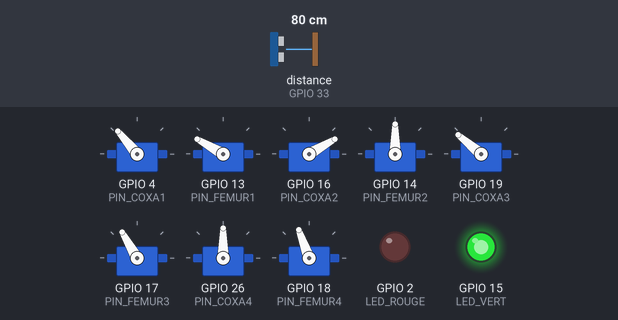
A sketch run on a simulated ESP32. Shown: 8 × servo, output pins drawn as LEDs (lit = HIGH). Wiring (inferred from the names in the program): ultrasonic range finder: trigger GPIO 32; echo GPIO 33. The inputs (shaded band) are chosen by the test bench; at power-on: distance to the obstacle (sensor on GPIO 33) 80 cm. The echo pulse lasts 58.3 µs per cm; pins used as bus, display or sensor lines are not drawn.

Above: at 3.2 s.
3.3 s: distance to the obstacle (sensor on GPIO 33) set to 17 cm
At 6.4 s:
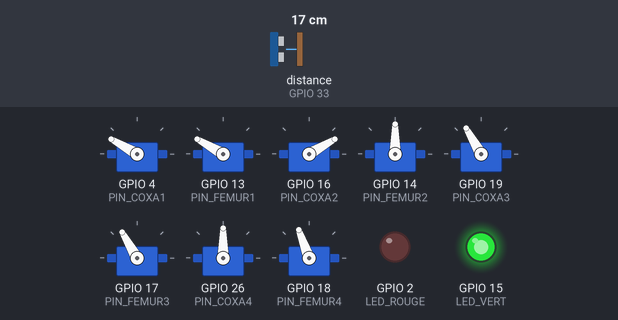
9.0 s: distance to the obstacle (sensor on GPIO 33) set to 12 cm
At 9.05 s:
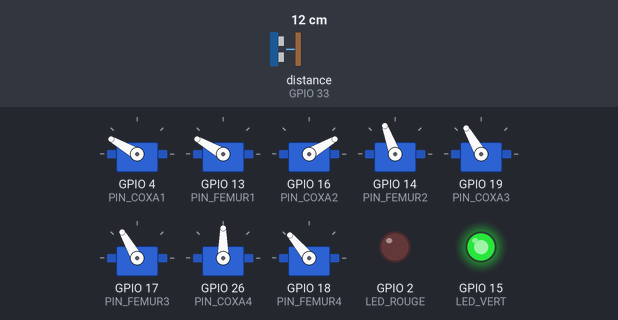
At 12.3 s:
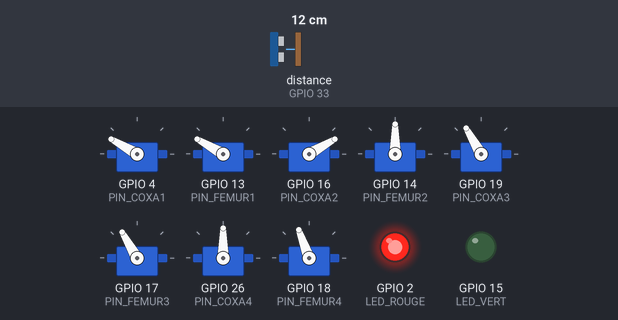
Timing chart, 0 to 13.8 s (numbered marks = the images above; inputs shaded):
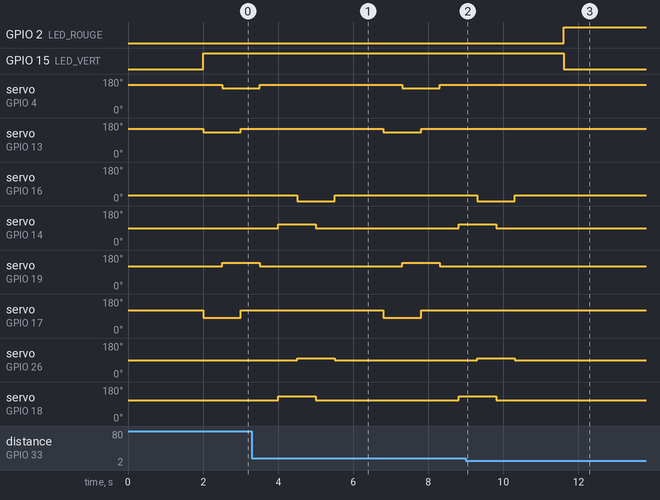

Measured:
- the behaviour switches between 15 and 14 cm on distance to the obstacle (sensor on GPIO 33) (found by bisection; images 1 and 2)
- after the input at 9.0 s, GPIO 2 (LED_ROUGE): LOW → HIGH after 2.6 s; GPIO 15 (LED_VERT): HIGH → LOW after 2.6 s; servo on GPIO 4 (PIN_COXA1), servo on GPIO 13 (PIN_FEMUR1): stops changing and stays 150°; servo on GPIO 16 (PIN_COXA2): goes on until 10.3 s, then stays 30°; servo on GPIO 14 (PIN_FEMUR2): goes on until 9.8 s, then stays 90°

The sketch:

ESP32_Firmware.ino
```cpp
#include <ESP32Servo.h>
// noms de mes servos
Servo coxa1;
Servo femur1;
Servo coxa2;
Servo femur2;
Servo coxa3;
Servo femur3;
Servo coxa4;
Servo femur4;

// declaration de mes broches
const int PIN_COXA1  = 4;
const int PIN_FEMUR1 = 13;
const int PIN_COXA2  = 16;
const int PIN_FEMUR2 = 14;
const int PIN_COXA3  = 19;
const int PIN_FEMUR3 = 17;
const int PIN_COXA4  = 26;
const int PIN_FEMUR4 = 18;
const int LED_ROUGE = 2;   // arret obstacle
const int LED_VERT =15;    // marche normale

// broches de capteur ultra son
#define trig 32
#define echo 33
#define seuil 15
// fonction pour la position neutre
void positionNeutre() {
  coxa1.write(150);
  femur1.write(150);
  coxa2.write(30);
  femur2.write(90);
  coxa3.write(120);
  femur3.write(120);
  coxa4.write(90);
  femur4.write(110);
}
//fonction detecteur de l'obstacle
bool obstacle(){
  //variables de utra_son
  long duree;
  float distance;

  digitalWrite(trig,LOW);
  delayMicroseconds(2);
  digitalWrite(trig,HIGH);
  delayMicroseconds(10);
  digitalWrite(trig,LOW);

  duree = pulseIn(echo,HIGH);
  distance = duree*0.0343/2;

  if (distance<=seuil && distance>0){
    return true;
  }else{
    return false;
  }

}
// lever les pattes 1 et 3
void leverPatte1et3(){
  femur1.write(130);
  femur3.write(80);
  delay(500);
}
// avancer la patte 1 et 3
void avancerPatte1et3(){
  coxa1.write(130);
  coxa3.write(140);
  delay(500);
}
// poser les pattes 1 et  3
void posePatte1et3(){
  femur1.write(150);
  femur3.write(120);
  delay(500);
}
// lever patte 2 et 4
void leverPatte2et4(){
  femur2.write(110);
  femur4.write(130);
  delay(500);
}
// avancer pattes 2 et 4
void avancerPatte2et4() {
  coxa2.write(0);
  coxa4.write(100);
  delay(500);
}
// poser les pattes 2 et 4
void posePatte2et4() {
  femur2.write(90);
  femur4.write(110);
  delay(500);
}
// remettre au sol
void remettrePatte1et3() {
  coxa1.write(150);
  coxa3.write(120);
  delay(500);
}

void remettrePatte2et4() {
  coxa2.write(30);
  coxa4.write(90);
  delay(500);
}

// je configure mes broches

void setup() {
  Serial.begin(115200);
  coxa1.attach(PIN_COXA1);
  femur1.attach(PIN_FEMUR1);
  coxa2.attach(PIN_COXA2);
  femur2.attach(PIN_FEMUR2);
  coxa3.attach(PIN_COXA3);
  femur3.attach(PIN_FEMUR3);
  coxa4.attach(PIN_COXA4);
  femur4.attach(PIN_FEMUR4);

  // configuration des broches de ultrason
  pinMode(trig,OUTPUT);
  pinMode(echo,INPUT);

  //configuration leds
  pinMode(LED_ROUGE,OUTPUT);
  pinMode(LED_VERT,OUTPUT);

  // Mettre le robot debout
  positionNeutre();
  delay(2000);
}

// le mouvement de marche se repete donc jappelle les fonctions cree plus haut dans le void loop
void loop() {
  if(obstacle()==false){
  digitalWrite(LED_ROUGE,LOW);
  digitalWrite(LED_VERT,HIGH);
    // Lever les pattes 1 et 3
  leverPatte1et3();
  // Les pattes 1 et 3 avancent
  avancerPatte1et3();
  // Poser les pattes 1 et 3
  posePatte1et3();
  // Les pattes 2 et 4 poussent le robot
  remettrePatte1et3();
  // Lever les pattes 2 et 4
  leverPatte2et4();
  // Les pattes 2 et 4 avancent
  avancerPatte2et4();
  // Poser les pattes 2 et 4
  posePatte2et4();
  // Revenir à la position de départ
  remettrePatte2et4();
  delay(300);
  }else{
    digitalWrite(LED_VERT,LOW);
    digitalWrite(LED_ROUGE,HIGH);
    positionNeutre();
  }
  delay(500);
}
```
